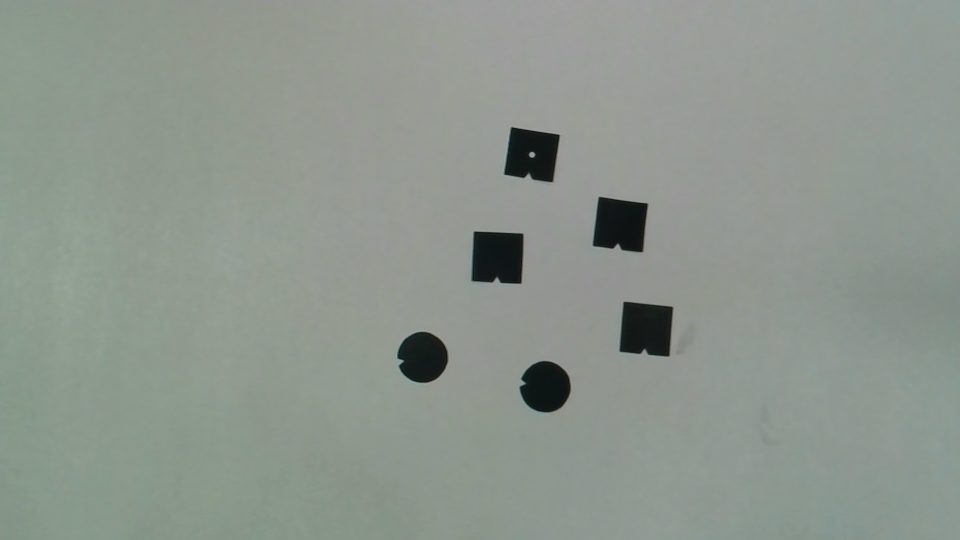
#> input picture Part B/images/capture_img1.jpg, 1920 x 1080 px (shown at 1/2 size)
$ python segmentation_1_lab.py
#> lines starting #> are read from the running program, lines starting #| are printed output that depends on the picture; after the words box and inside, x2 and y2 are one past the last pixel; in counts of white or black regions, pixels touching at a corner belong together
import cv2
import numpy as np
import matplotlib.pyplot as plt
import os


os.makedirs("Results", exist_ok=True)

images = [
    "images/capture_img1.jpg",
    "images/capture_img2.jpg",
    "images/capture_img3.jpg",
    "images/capture_img4.jpg"
]

MIN_AREA = 400

for path in images:
    print(f"\nProcessing: {path}")

    img = cv2.imread(path)
#> img is the input picture: shape (1080, 1920, 3); mean B, G, R 142, 149.9, 141.6
    if img is None:
        print(f"Error: Could not load {path}")
        continue


    gray = cv2.cvtColor(img, cv2.COLOR_BGR2GRAY)


    cv2.imwrite(f"results/gray_{os.path.basename(path)}", gray)


    plt.figure()
    plt.hist(gray.ravel(), 256)
    plt.title("Histogram")
    plt.savefig(f"results/hist_{os.path.basename(path)}")
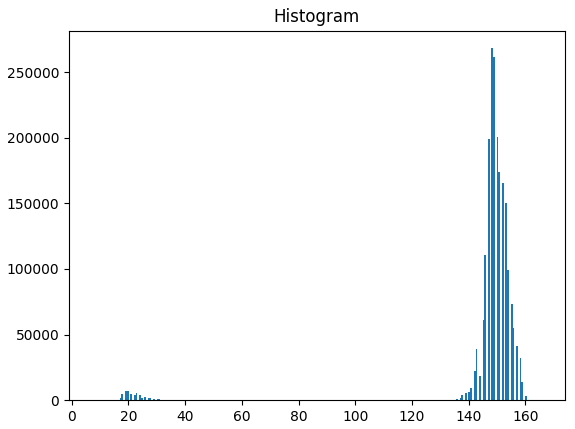
#> figure drawn by matplotlib, 1 panel; tallest bar 268189 high, from x = 148 to 148.6
    plt.close()


    gray_blur = cv2.GaussianBlur(gray, (5, 5), 0)


    _, bin_img = cv2.threshold(
        gray_blur, 0, 255,
        cv2.THRESH_BINARY + cv2.THRESH_OTSU
    )
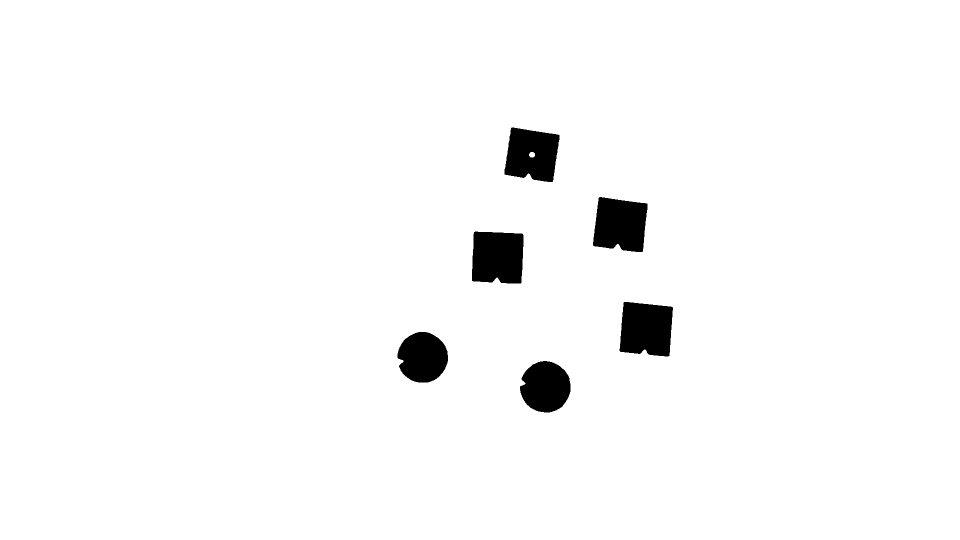
#> bin_img: shape (1080, 1920) (shown at 1/2 size); 97.4% white; 6 black regions, box (x1, y1, x2, y2) and area: (1239, 604, 1346, 713) 9919, (944, 463, 1047, 567) 9894, (1186, 394, 1295, 504) 9720, (1009, 255, 1119, 364) 9256, (1040, 722, 1141, 825) 8018, (795, 664, 896, 765) 7893


    white_pixels = np.sum(bin_img == 255)
#> white_pixels = 2018900
    black_pixels = np.sum(bin_img == 0)
#> black_pixels = 54700
    if black_pixels > white_pixels:
        bin_img = cv2.bitwise_not(bin_img)


    cv2.imwrite(f"results/bin_{os.path.basename(path)}", bin_img)


    kernel = np.ones((3, 3), np.uint8)
    clean = cv2.morphologyEx(bin_img, cv2.MORPH_OPEN, kernel, iterations=2)
#> clean: shape (1080, 1920); 97.4% white; 6 black regions, box (x1, y1, x2, y2) and area: (1239, 604, 1346, 713) 9922, (944, 463, 1047, 567) 9900, (1186, 394, 1295, 504) 9723, (1009, 255, 1119, 364) 9262, (1040, 722, 1141, 825) 8024, (795, 664, 896, 765) 7896
    clean = cv2.morphologyEx(clean, cv2.MORPH_CLOSE, kernel, iterations=2)
#> clean: shape (1080, 1920); 97.4% white; 6 black regions, box (x1, y1, x2, y2) and area: (1239, 604, 1346, 713) 9918, (944, 463, 1047, 567) 9900, (1186, 394, 1295, 504) 9723, (1009, 255, 1119, 364) 9259, (1040, 722, 1141, 825) 8021, (795, 664, 896, 765) 7893


    cv2.imwrite(f"results/morph_{os.path.basename(path)}", clean)


    num_labels, labels, stats, centroids = cv2.connectedComponentsWithStats(clean)
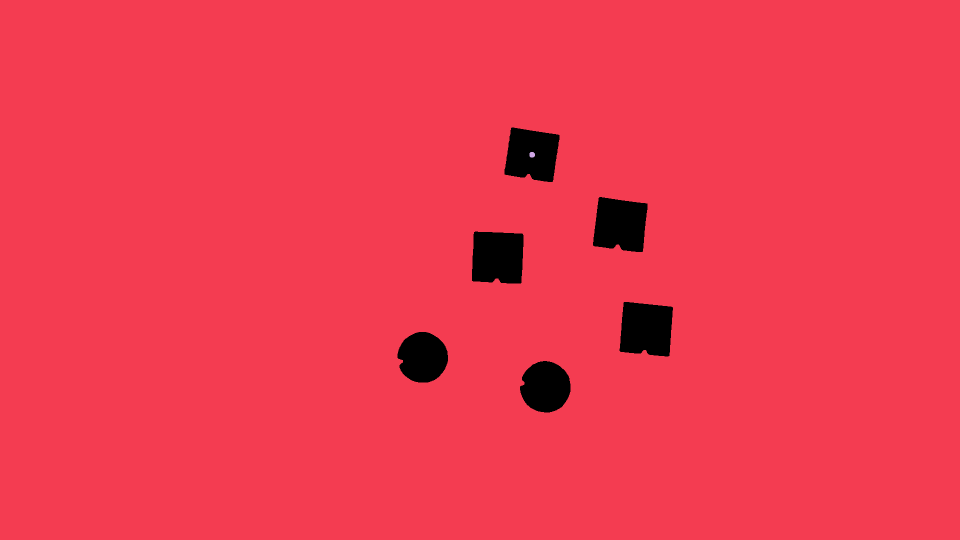
#> labels: shape (1080, 1920) int32 (shown at 1/2 size); 3 distinct labels, from 0 to 2; one colour per label, 0 black
#> num_labels = 3; stats = [[795, 255, 551, 570, 54714], [0, 0, 1920, 1080, 2018782], [1059, 304, 11, 11, 104]]; centroids = [[1096.6, 560.8], [955.8, 538.9], [1063.8, 309]]

    print(f"Detected {num_labels - 1} raw components")
#| Detected 2 raw components


    annotated = img.copy()

    for i in range(1, num_labels):
        x, y, w, h, area = stats[i]
        cx, cy = centroids[i]


        if area < MIN_AREA:
            continue


        cv2.rectangle(annotated, (x, y), (x + w, y + h), (0, 255, 0), 2)


        cv2.circle(annotated, (int(cx), int(cy)), 5, (0, 0, 255), -1)


        cv2.putText(
            annotated, f"ID {i}", (x, y - 5),
            cv2.FONT_HERSHEY_SIMPLEX, 0.6, (255, 0, 0), 2
        )
#> this loop made 2 passes
#> (x, y, w, h, area, cx, cy) on passes 1 to 2: (0, 0, 1920, 1080, 2018782, 955.8, 538.9), (1059, 304, 11, 11, 104, 1063.8, 309)
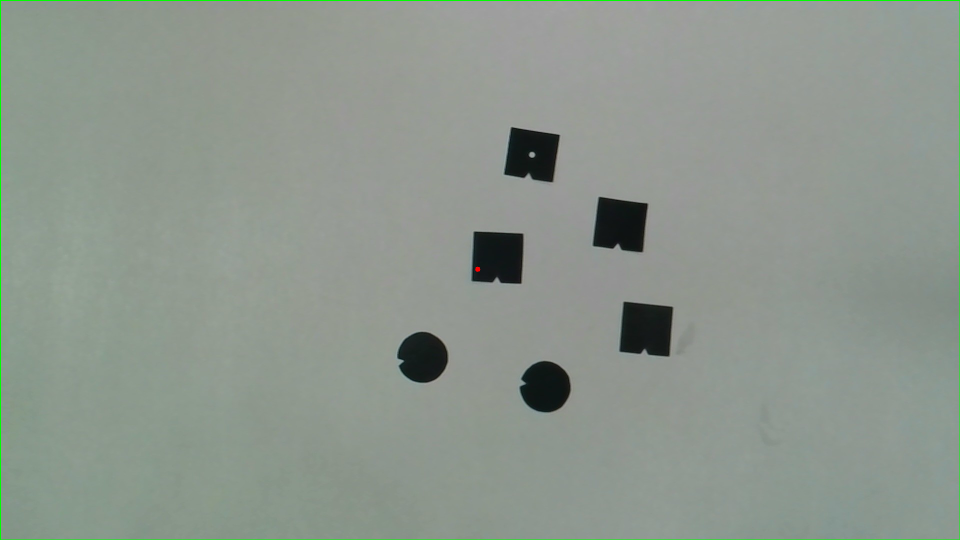
#> annotated: shape (1080, 1920, 3) (shown at 1/2 size); 0.44% of pixels changed, all inside (x1, y1, x2, y2) = (0, 0, 1920, 1080)


    cv2.imwrite(f"results/annotated_{os.path.basename(path)}", annotated)

    print(f"Saved annotated image: results/annotated_{os.path.basename(path)}")
#> pass 2 of the loop `for path in images:`:
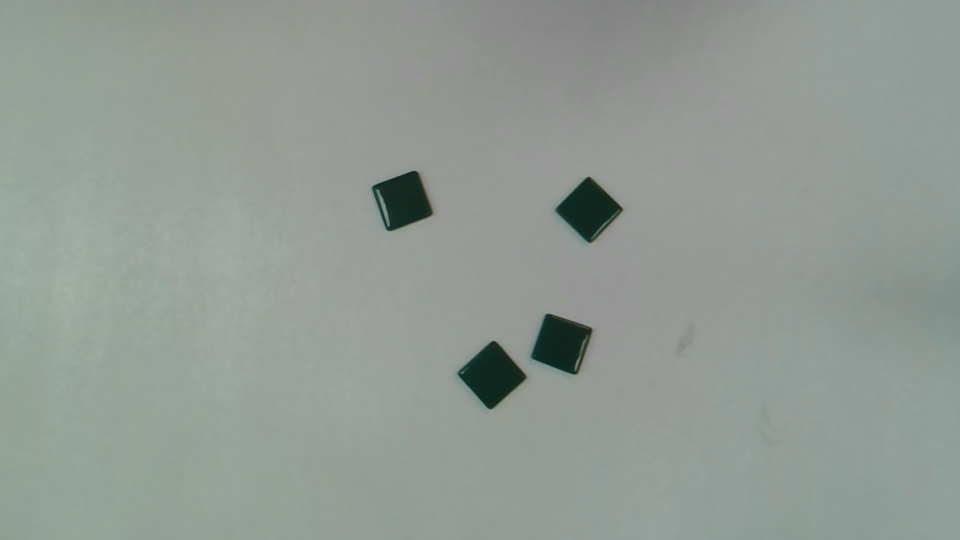
#> input picture Part B/images/capture_img2.jpg, 1920 x 1080 px (shown at 1/2 size)
#> img is the input picture: shape (1080, 1920, 3); mean B, G, R 148.4, 154.9, 145.9
#> `_, bin_img = cv2.threshold( gray_blur, 0, 255, cv2.THRESH_BINARY + cv2..`:
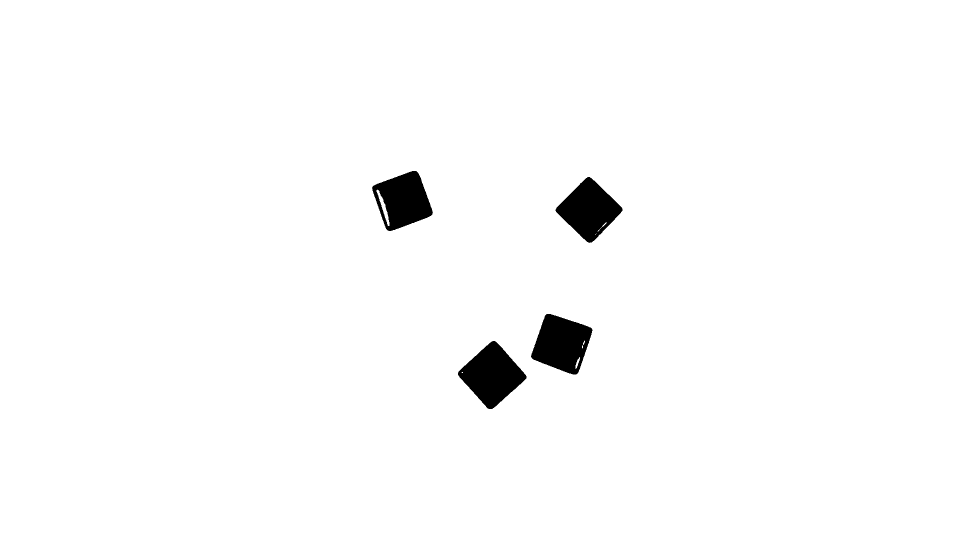
#> bin_img: shape (1080, 1920) (shown at 1/2 size); 98.1% white; 4 black regions, box (x1, y1, x2, y2) and area: (916, 682, 1053, 818) 10278, (1062, 628, 1185, 749) 9784, (1111, 354, 1245, 486) 9606, (744, 342, 866, 462) 9163
#> white_pixels = 2034769
#> black_pixels = 38831
#> labels: shape (1080, 1920) int32; 3 distinct labels, from 0 to 2
#> stats = [[745, 342, 500, 476, 39092], [0, 0, 1920, 1080, 2034158], [758, 392, 19, 49, 350]]; centroids = [[1024.7, 569.7], [958.3, 538.9], [767.4, 415.6]]
#| Detected 2 raw components
#> the loop `for i in range(1, num_labels):` made 2 passes
#> (x, y, w, h, area, cx, cy) on passes 1 to 2: (0, 0, 1920, 1080, 2034158, 958.3, 538.9), (758, 392, 19, 49, 350, 767.4, 415.6)
#> after the loop `for i in range(1, num_labels):`:
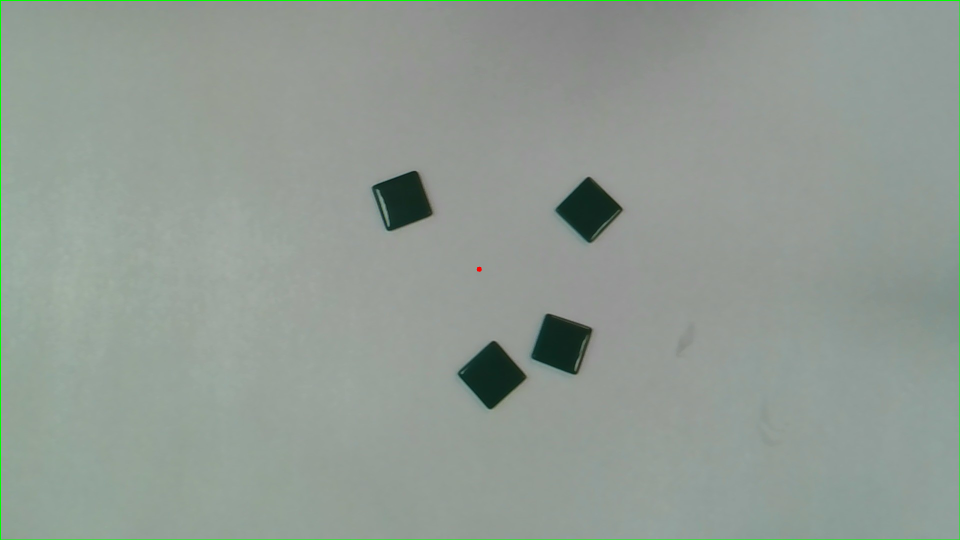
#> annotated: shape (1080, 1920, 3) (shown at 1/2 size); 0.44% of pixels changed, all inside (x1, y1, x2, y2) = (0, 0, 1920, 1080)
#> pass 3 of the loop `for path in images:`:
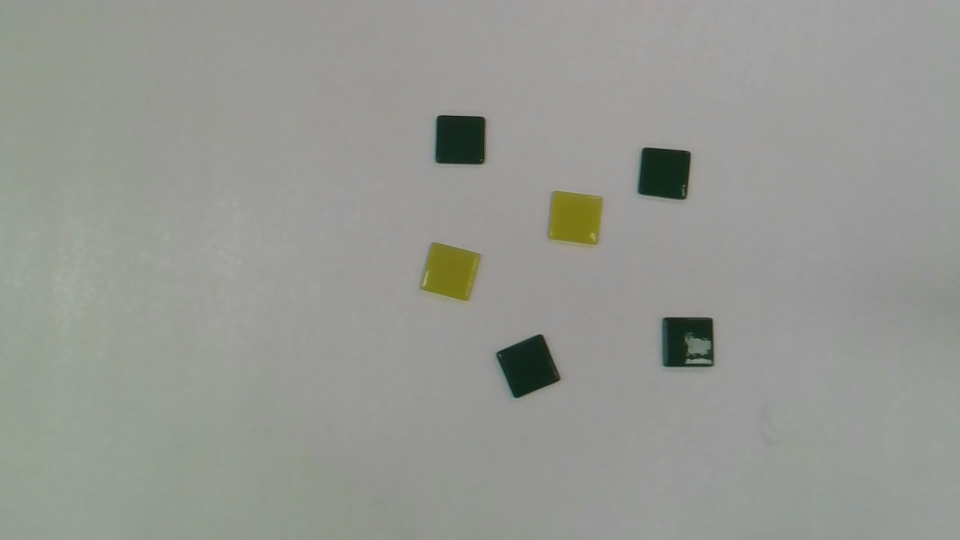
#> input picture Part B/images/capture_img3.jpg, 1920 x 1080 px (shown at 1/2 size)
#> img is the input picture: shape (1080, 1920, 3); mean B, G, R 146.5, 152.5, 150.1
#> `_, bin_img = cv2.threshold( gray_blur, 0, 255, cv2.THRESH_BINARY + cv2..`:
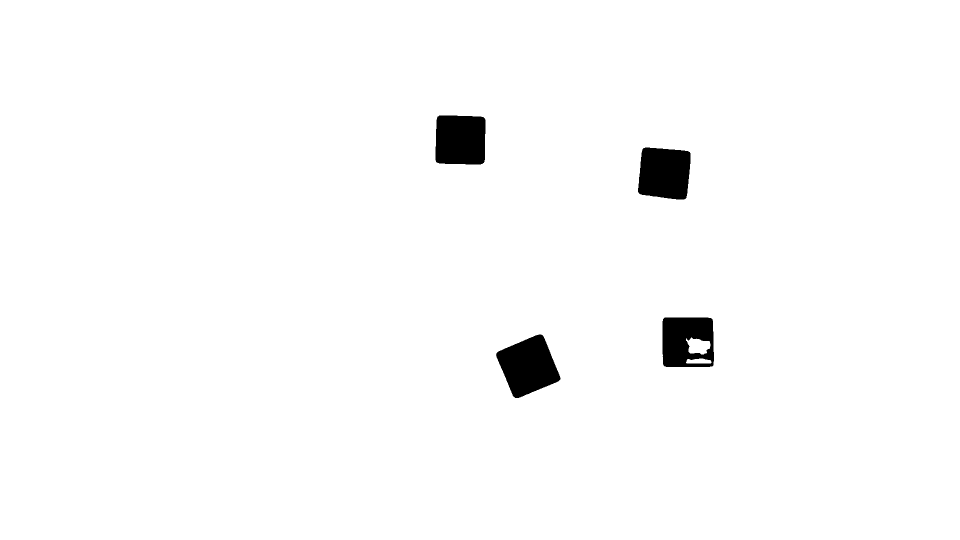
#> bin_img: shape (1080, 1920) (shown at 1/2 size); 98.2% white; 4 black regions, box (x1, y1, x2, y2) and area: (992, 669, 1121, 796) 10319, (1276, 295, 1381, 399) 9498, (871, 231, 971, 329) 9412, (1325, 635, 1428, 734) 8448
#> white_pixels = 2035923
#> black_pixels = 37677
#> labels: shape (1080, 1920) int32; 4 distinct labels, from 0 to 3
#> num_labels = 4; stats = [[871, 231, 557, 565, 37703], [0, 0, 1920, 1080, 2034363], [1375, 677, 46, 32, 1122], [1373, 717, 49, 10, 412]]; centroids = [[1162, 510.4], [955.4, 539.9], [1396.5, 692.2], [1396.9, 722.2]]
#| Detected 3 raw components
#> the loop `for i in range(1, num_labels):` made 3 passes
#> (x, y, w, h, area, cx, cy) on passes 1 to 3: (0, 0, 1920, 1080, 2034363, 955.4, 539.9), (1375, 677, 46, 32, 1122, 1396.5, 692.2), (1373, 717, 49, 10, 412, 1396.9, 722.2)
#> after the loop `for i in range(1, num_labels):`:
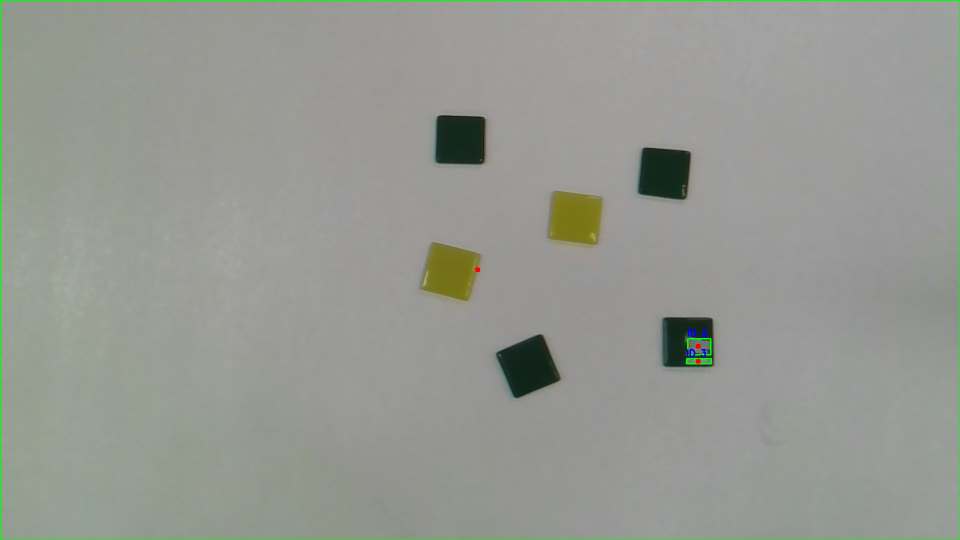
#> annotated: shape (1080, 1920, 3) (shown at 1/2 size); 0.5% of pixels changed, all inside (x1, y1, x2, y2) = (0, 0, 1920, 1080)
#> the loop made 4 passes; the first 3 are shown

print("\nProcessing complete!")
